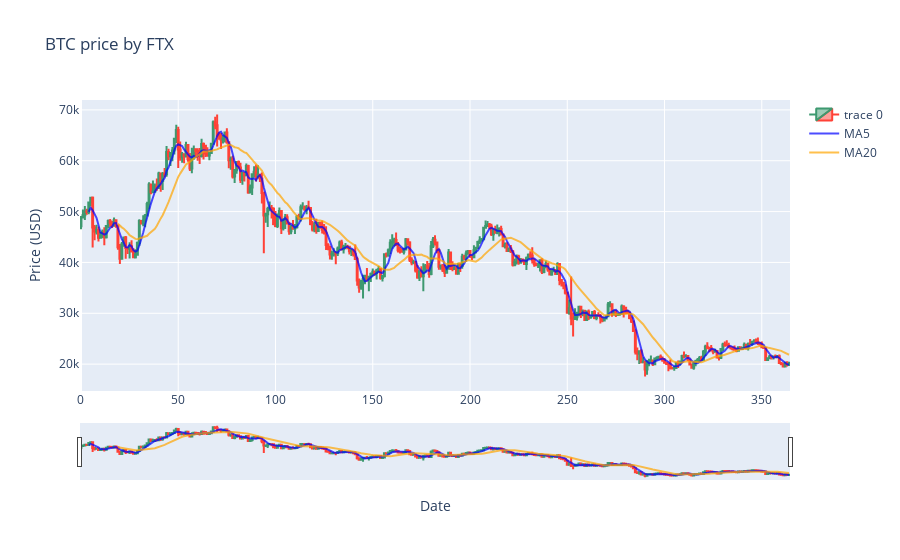

Notebook code cell kept with this figure:
### Code cell
#BTC price follow

btc=final_v1[(final_v1['exchange']=='BTC/USD')]
btc
fig_btc = go.Figure(go.Candlestick(x=btc.index,
  open=btc['open'],
  high=btc['high'],
  low=btc['low'],
  close=btc['close']))
fig_btc.add_trace(go.Scatter(x=btc.index, 
                         y=btc['M5'], 
                         opacity=0.7, 
                         line=dict(color='blue', width=2), 
                         name='MA5'))
fig_btc.add_trace(go.Scatter(x=btc.index, 
                         y=btc['M20'], 
                         opacity=0.7, 
                         line=dict(color='orange', width=2), 
                         name='MA20'))

fig_btc.update_layout(title="BTC price by FTX")
fig_btc.update_xaxes(title_text="Date")
fig_btc.update_yaxes(title_text="Price (USD)")                 
fig_btc.show()

### Figure 1 — Plotly figure (JSON) as saved in the notebook; plotly's stock layout.template omitted (floating-point values rounded to 4 significant figures; data arrays with more than 128 entries replaced by an {"elided": "..."} marker saying what was removed)
{"data": [{"close": {"elided": "365 int values"}, "high": {"elided": "365 int values"}, "low": {"elided": "365 int values"}, "open": {"elided": "365 int values"}, "type": "candlestick", "x": {"elided": "365 int values"}}, {"line": {"color": "blue", "width": 2}, "name": "MA5", "opacity": 0.7, "type": "scatter", "x": {"elided": "365 int values"}, "y": {"elided": "365 float values"}}, {"line": {"color": "orange", "width": 2}, "name": "MA20", "opacity": 0.7, "type": "scatter", "x": {"elided": "365 int values"}, "y": {"elided": "365 float values"}}], "layout": {"title": {"text": "BTC price by FTX"}, "xaxis": {"title": {"text": "Date"}}, "yaxis": {"title": {"text": "Price (USD)"}}}}
